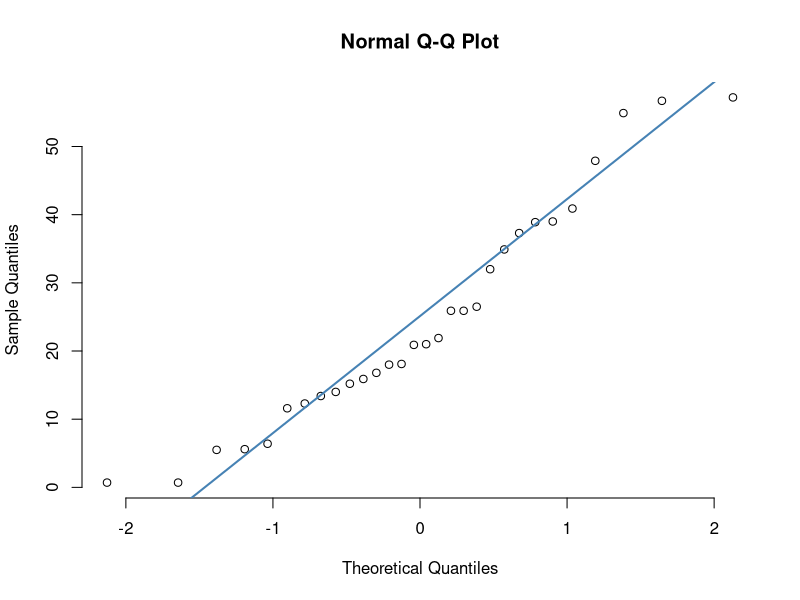
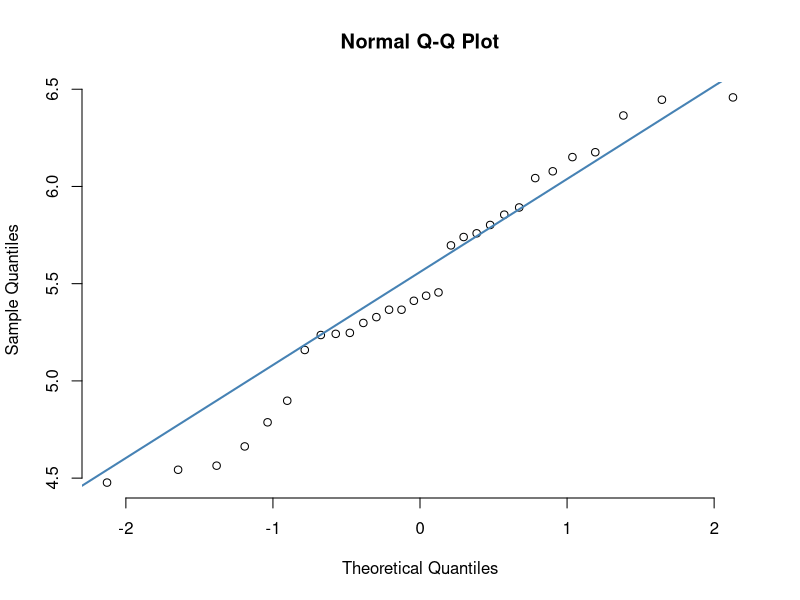
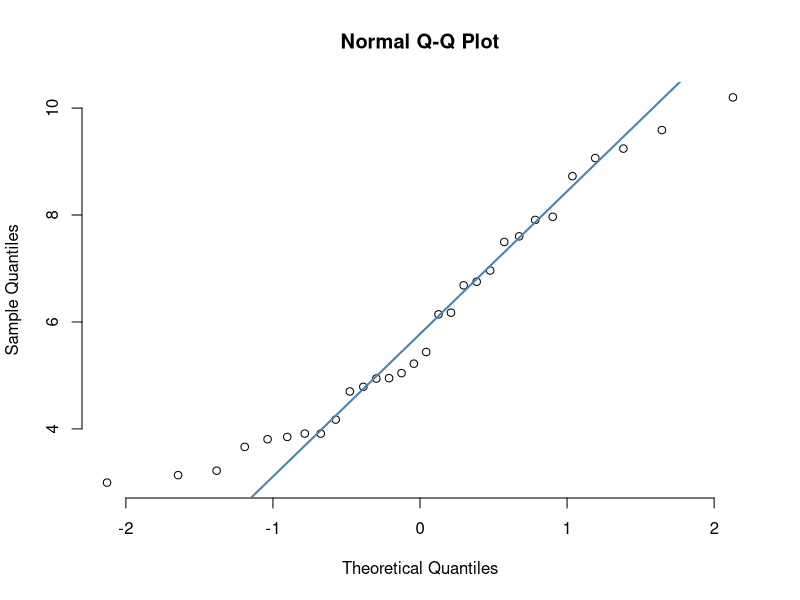
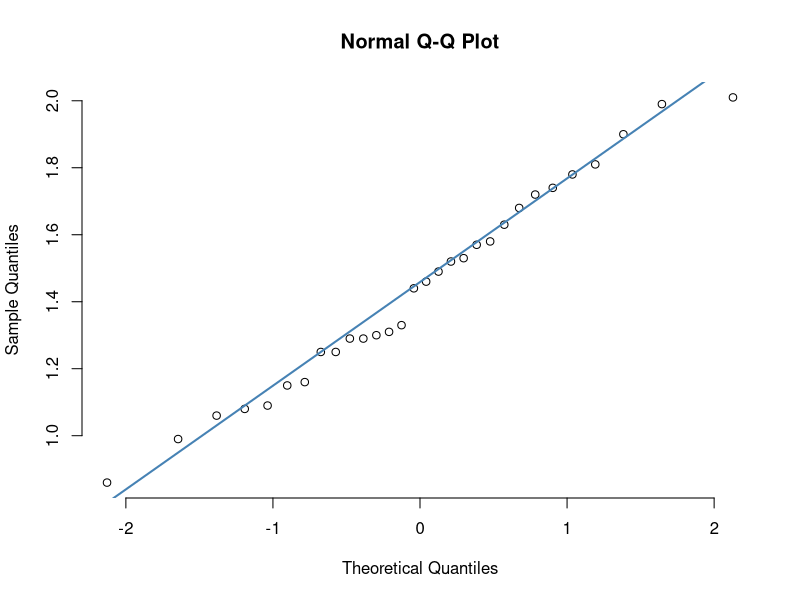
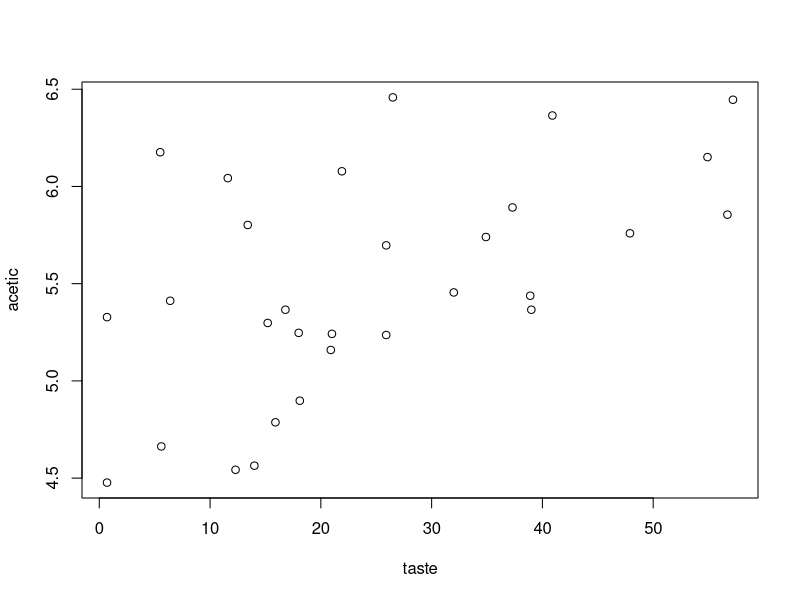
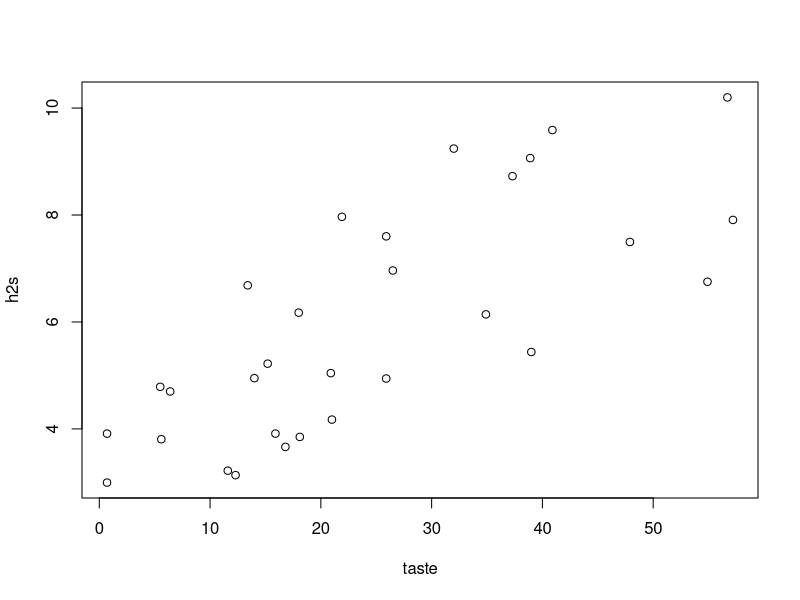
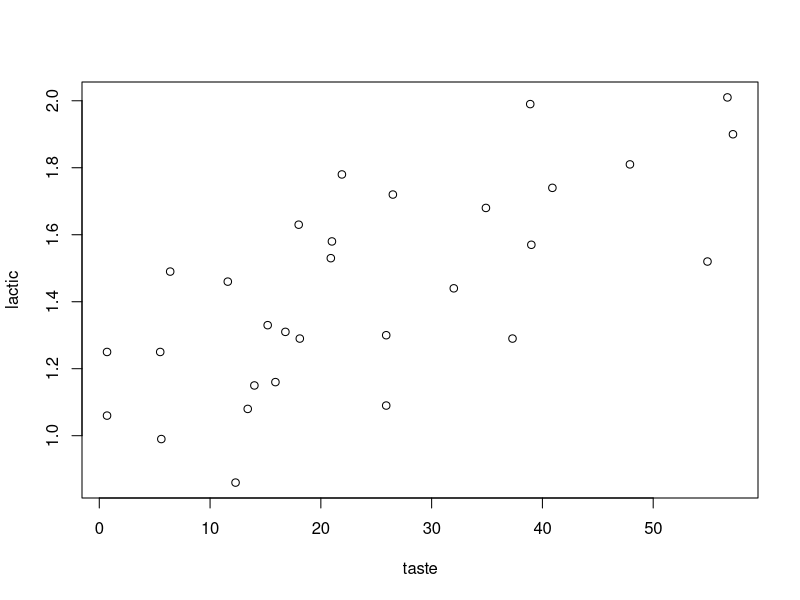
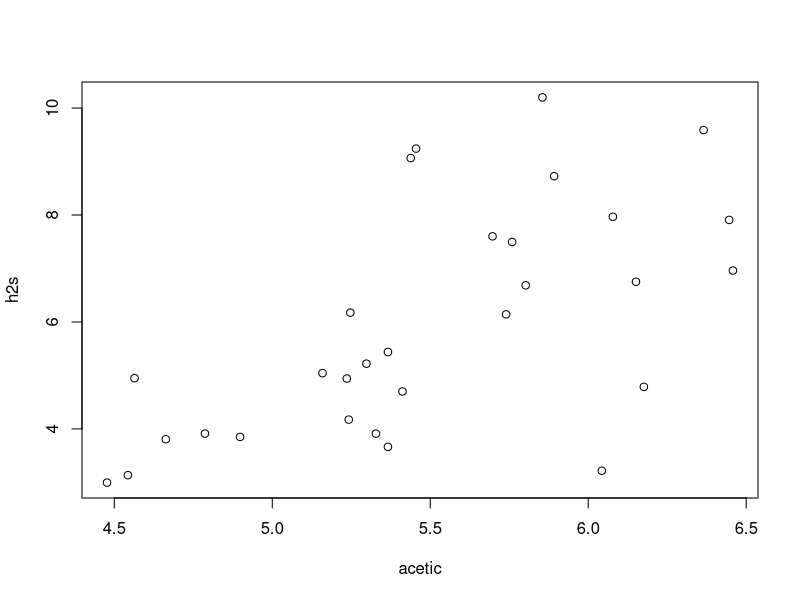

Write R code to recreate these figures, in order.
## ---- chunk 1
knitr::opts_chunk$set(echo = FALSE, warning=FALSE)
## ---- chunk 2
setwd(getwd())

library(readxl)
loss <- read_excel("./ex11-53cheese.xls")

taste = loss$taste
acetic = loss$acetic
h2s = loss$h2s
lactic = loss$lactic

## ---- chunk 3
stem(taste)
qqnorm(taste, pch = 1, frame = FALSE)
qqline(taste, col = "steelblue", lwd = 2)
## ---- chunk 4
stem(acetic)
qqnorm(acetic, pch = 1, frame = FALSE)
qqline(acetic, col = "steelblue", lwd = 2)
## ---- chunk 5
stem(h2s)
qqnorm(h2s, pch = 1, frame = FALSE)
qqline(h2s, col = "steelblue", lwd = 2)
## ---- chunk 6
stem(lactic)
qqnorm(lactic, pch = 1, frame = FALSE)
qqline(lactic, col = "steelblue", lwd = 2)
## ---- chunk 7
plot(taste, acetic)
res = summary(aov(acetic~taste))
## ---- chunk 8
plot(taste, h2s)
res = summary(aov(h2s~taste))
## ---- chunk 9
plot(taste, lactic)
res = summary(aov(lactic~taste))
## ---- chunk 10
plot(acetic, h2s)
res = summary(aov(acetic~h2s))
## ---- chunk 11
plot(acetic, lactic)
res = summary(aov(acetic~lactic))
## ---- chunk 12
plot(h2s, lactic)
res = summary(aov(h2s~lactic))
## ---- chunk 13
fstats <- c()
pvalues <- c()
rsq <- c()
s <- c()

tamodel <- lm(taste ~ acetic, data = loss)
modelSummary <- summary(tamodel)
fstats <- append(fstats, modelSummary$fstatistic[[1]])
s <- append(s, sqrt(modelSummary$sigma))
rsq <- append(rsq, modelSummary$r.squared)
modelCoeffs <- modelSummary$coefficients
beta <- modelCoeffs["acetic", "Estimate"]
se <- modelCoeffs["acetic", "Std. Error"]
t_value <- beta/se
#p_value <- 2*pt(-abs(t_value), df=nrow(loss) - 3)
p_value <- modelSummary[["coefficients"]][8]
pvalues <- append(pvalues, p_value)
## ---- chunk 14
Taste_Acetic <- lm(taste ~ acetic, data = loss)
modelSummary <- summary(Taste_Acetic)
hist(Taste_Acetic$residuals, pch = 16, col = "red", main = "A: Histogram of Residuals")

predictedy <- Taste_Acetic$fitted.values
plot(acetic,taste, main = "B: Least Squares of Taste v. Acetic")
abline(Taste_Acetic$coefficients["(Intercept)"], Taste_Acetic$coefficients["acetic"])

plot(Taste_Acetic$residuals, h2s, main = "C: Residuals v. H2S")
plot(Taste_Acetic$residuals, lactic, main = "D: Residuals v. Lactic")
## ---- chunk 15
tamodel <- lm(taste ~ h2s, data = loss)
modelSummary <- summary(tamodel)
fstats <- append(fstats, modelSummary$fstatistic[[1]])
rsq <- append(rsq, modelSummary$r.squared)
s <- append(s, sqrt(modelSummary$sigma))
modelCoeffs <- modelSummary$coefficients
beta <- modelCoeffs["h2s", "Estimate"]
se <- modelCoeffs["h2s", "Std. Error"]
t_value_h2s <- beta/se
#p_value <- 2*pt(-abs(t_value), df=nrow(loss) - 3)
p_value_h2s <- modelSummary[["coefficients"]][8]
pvalues <- append(pvalues, p_value_h2s)
## ---- chunk 16
Taste_H2s <- lm(taste ~ h2s, data = loss)
modelSummary <- summary(Taste_H2s)
hist(Taste_H2s$residuals, pch = 16, col = "red", main = "A: Histogram of Residuals")

predictedy <- Taste_H2s$fitted.values
plot(h2s,taste, main = "B: Least Squares of Taste v. H2S")
abline(Taste_H2s$coefficients["(Intercept)"], Taste_H2s$coefficients["h2s"])

plot(Taste_H2s$residuals, acetic, main = "C: Residuals v. Acetic")
plot(Taste_H2s$residuals, lactic, main = "D: Residuals v. Lactic")
## ---- chunk 17
tamodel <- lm(taste ~ lactic, data = loss)
modelSummary <- summary(tamodel)
fstats <- append(fstats, modelSummary$fstatistic[[1]])
rsq <- append(rsq, modelSummary$r.squared)
s <- append(s, sqrt(modelSummary$sigma))
modelCoeffs <- modelSummary$coefficients
beta <- modelCoeffs["lactic", "Estimate"]
se <- modelCoeffs["lactic", "Std. Error"]
t_value_lactic <- beta/se
#p_value <- 2*pt(-abs(t_value), df=nrow(loss) - 3)
p_value_lactic <- modelSummary[["coefficients"]][8]
pvalues <- append(pvalues, p_value_lactic)
## ---- chunk 18
Taste_L <- lm(taste ~ lactic, data = loss)
modelSummary <- summary(Taste_L)
hist(Taste_L$residuals, pch = 16, col = "red", main = "A: Histogram of Residuals")

predictedy <- Taste_L$fitted.values
plot(lactic,taste, main = "B: Least Squares of Taste v. Lactic")
abline(Taste_L$coefficients["(Intercept)"], Taste_L$coefficients["lactic"])

plot(Taste_L$residuals, acetic, main = "C: Residuals v. Acetic")
plot(Taste_L$residuals, h2s, main = "D: Residuals v. H2S")
## ---- chunk 19
compTable = data.frame("F statistic"=fstats, "P-value"=pvalues, "R-squared"=rsq, "s"=s)
knitr::kable(compTable)
## ---- chunk 20
tamodel <- lm(taste ~ acetic + h2s, data = loss)
modelSummary <- summary(tamodel)
modelCoeffs <- modelSummary$coefficients

beta <- modelCoeffs["acetic", "Estimate"]
beta2 <- modelCoeffs["h2s", "Estimate"] 

se <- modelCoeffs["acetic", "Std. Error"]
se2 <- modelCoeffs["h2s", "Std. Error"]

t_value <- beta/se #what to do with second values?
p_value <- 2*pt(-abs(t_value), df=nrow(loss) - 4)
## ---- chunk 21
tamodel <- lm(taste ~ h2s + lactic, data = loss)
modelSummary <- summary(tamodel)
modelCoeffs <- modelSummary$coefficients

beta <- modelCoeffs["h2s", "Estimate"]
beta2 <- modelCoeffs["lactic", "Estimate"] 

se <- modelCoeffs["h2s", "Std. Error"]
se2 <- modelCoeffs["lactic", "Std. Error"]

t_value <- beta/se
p_value <- 2*pt(-abs(t_value), df=nrow(loss) - 4)


t_value2 <- beta2/se2
p_value2 <- 2*pt(-abs(t_value2), df=nrow(loss) - 4)

p_value_total <- pf(modelSummary$fstatistic[1],modelSummary$fstatistic[2],modelSummary$fstatistic[3],lower.tail=FALSE)
